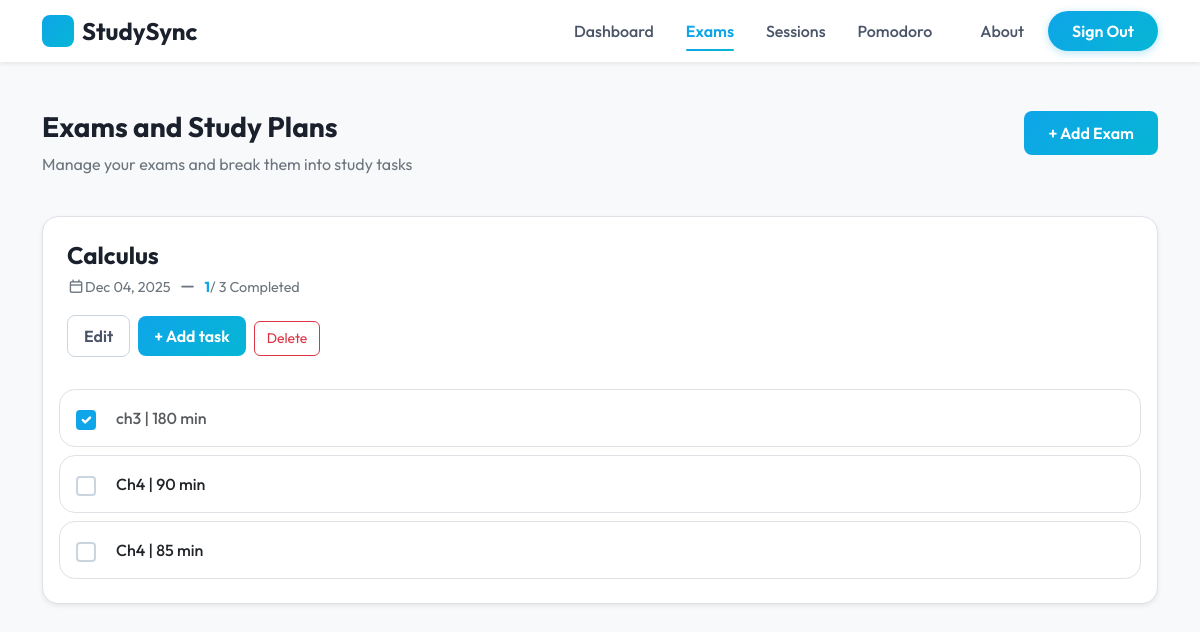
The page /exams_page (signed in) on the database its author committed.
### my_app/models.py (models this page shows, shortened)
class Exam(models.Model):
    user_id = models.ForeignKey(User, related_name='exams', on_delete=models.CASCADE)
    title = models.CharField(max_length=45)
    exam_date = models.DateField()
    created_at = models.DateTimeField(auto_now_add=True)
    updated_at = models.DateTimeField(auto_now=True)
    objects = ExamManager()
    def task_count(self):
        return self.exam_tasks.count()
    def done_task_count(self):
        return self.exam_tasks.filter(completed=True).count()

class Task(models.Model):
    user_id = models.ForeignKey(User, related_name='user_tasks', on_delete=models.CASCADE)
    exam_id = models.ForeignKey(Exam, related_name='exam_tasks', on_delete=models.CASCADE)
    title = models.CharField(max_length=45)
    priority = models.IntegerField(default=1)
    estimated_minutes = models.IntegerField(default=0)
    completed = models.BooleanField(default=False)
    created_at = models.DateTimeField(auto_now_add=True)
    updated_at = models.DateTimeField(auto_now=True)

### my_app/views.py (the view)
# urls.py: path('exams_page', views.exams_page),
def exams_page(request):
    if not request.session.get('is_logged'):
        return render(request,'not_found.html')
    user = models.get_user_by_id(request.session['user_id'])
    user_id = user.id
    context = {
        'userId'  : user_id,
        'exams'  : models.get_all_exams_for_user(user),
    }
    return render(request, 'exam.html', context)

### my_app/models.py (called while the page is built)
def get_user_by_id(id):
    return User.objects.get(id=id)

def get_all_exams_for_user(user):
    return Exam.objects.filter(user_id=user).order_by('exam_date')

### my_app/templates/exam.html (shortened to what this page needs)
<!DOCTYPE html>
<html lang="en">
<head>
    {% load static %}
    <link href="https://cdn.jsdelivr.net/npm/bootstrap@5.3.8/dist/css/bootstrap.min.css" rel="stylesheet"
>
    <link rel="stylesheet" href="https://cdnjs.cloudflare.com/ajax/libs/font-awesome/7.0.1/css/all.min.css">
    <link rel="stylesheet" href="{% static 'css/exam.css' %}">
    <link rel="stylesheet" href="{% static 'css/nav.css' %}">
</head>
<body>
    <nav class="navbar navbar-expand-lg navbar-light bg-white sticky-top shadow-sm">
        <div class="container">
            <a class="navbar-brand fw-bold d-flex align-items-center gap-2" href="/">
                <div class="logo-icon"></div>
                StudySync
            </a>
            <div class="collapse navbar-collapse" id="navbarNav">
                <ul class="navbar-nav ms-auto align-items-center">
                    {% if request.session.is_logged %}
                    <li class="nav-item">
                        <a class="nav-link" href="/dashboard">Dashboard</a>
                    </li>
                    <li class="nav-item">
                        <a class="nav-link active" href="/exams_page">Exams</a>
                    </li>
                    <li class="nav-item">
                        <a class="nav-link" href="/sessions_page">Sessions</a>
                    </li>
                    <li class="nav-item">
                        <a class="nav-link" href="/pomodoro_page">Pomodoro</a>
                    </li>
                    <li class="nav-item ms-lg-3">
                        <a class="nav-link" href="/about">About</a>
                    </li>
                    <li class="nav-item ms-lg-2">
                        <a class="btn btn-signout" href="/signout">Sign Out</a>
                    </li>
                    {% endif %}
                </ul>
            </div>
        </div>
    </nav>
    <div class="container pt-5">
        <div class="d-flex justify-content-between align-items-baseline">
            <div>
                <h1 class="fs-3 fw-bold mb-2">Exams and Study Plans</h1>
                <p class="text-secondary">Manage your exams and break them into study tasks</p>
            </div>
            <div class="ms-auto">
                <button type="button" class="btn exam-btn" data-bs-toggle="modal" data-bs-target="#postExamModal">
                    + Add Exam
                </button>
            </div>
        </div>
        {% for exam in exams %}
        <div class="exam-card border rounded-4 shadow-sm bg-white my-4 pb-3">
            <div class="p-4 d-flex justify-content-between align-items-center">
                <div>
                    <h3>{{ exam.title }}</h3>
                    <div class="d-flex align-items-baseline gap-2 text-secondary">
                        <p><i class="fa-regular fa-calendar"></i>{{ exam.exam_date|date:'M d, Y' }}</p>
                        <i class="fa-solid fa-minus"></i>
                        <p><span class="completed-count">{{ exam.done_task_count }}</span>/
                            {{ exam.task_count }} Completed</p>
                    </div>
                    <div class="d-flex justify-content-between align-items-center">
                        <button type="button" class="btn edit me-2" data-bs-toggle="modal"
                            data-bs-target="#updateExamModal_{{ exam.id }}">
                            Edit
                        </button>
                        <button type="button" class="btn task" data-bs-toggle="modal"
                            data-bs-target="#task_modal_{{ exam.id }}">
                            + Add task
                        </button>
                        <form action="/delete_exam" method="post">
                            <button class="text-danger mx-2 btn trash-btn btn-outline-danger">Delete</button>
                        </form>
                    </div>
                </div>
            </div>
            {% for task in exam.exam_tasks.all %}
            <div class="position-relative my-2 task-row">
                <form action="/check_task" method="post" class="task-check-form">
                    <div class="border task-check d-flex align-items-center justify-content-start mx-3 rounded-4">
                        <input class="form-check-input task-check-input" type="checkbox" name="{{ task.title }}" {% if task.completed %} checked {% endif %}>
                        <p class="mb-0 ms-2 fw-medium {% if task.completed %}text-muted{% endif %}">
                            {{ task.title }} | {{ task.estimated_minutes }} min</p>
                    </div>
                </form>
            </div>
            {% endfor %}
        </div>
        {% endfor %}
    </div>
</body>
</html>

### my_app/static/css/exam.css (style rules this page uses)
.container h1 { color: #1a202c; }
.exam-btn { background: linear-gradient(135deg, #0ea5e9 0%, #06b6d4 100%); color: white; border: none; padding: 0.625rem 1.5rem; border-radius: 8px; font-weight: 600; transition: all 0.3s ease; }
.exam-card { transition: all 0.3s ease; }
.exam-card h3 { color: #1a202c; font-size: 1.5rem; font-weight: 700; margin-bottom: 0.5rem; }
.exam-card .text-secondary { font-size: 0.9rem; }
.exam-card .completed-count { font-weight: 700; color: #0ea5e9; }
.btn.edit { background: white; color: #4a5568; border: 1px solid #cbd5e0; padding: 0.5rem 1rem; border-radius: 8px; font-weight: 600; transition: all 0.3s ease; }
.btn.task { background: linear-gradient(135deg, #0ea5e9 0%, #06b6d4 100%); color: white; border: none; padding: 0.5rem 1rem; border-radius: 8px; font-weight: 600; transition: all 0.3s ease; }
.trash-btn { transition: all 0.3s ease; }
.task-row { position: relative; transition: all 0.3s ease; }
.task-check { background: white; padding: 1rem; transition: all 0.3s ease; }
.task-check-input { width: 20px; height: 20px; cursor: pointer; border: 2px solid #cbd5e0; margin-right: 0.75rem; }
.task-check-input:checked { background-color: #0ea5e9; border-color: #0ea5e9; }
.text-danger { font-size: 0.875rem; margin-top: 0.25rem; }

### my_app/static/css/nav.css (style rules this page uses)
* { font-family: 'Outfit', sans-serif; }
body { background-color: #f8f9fa; }
.logo-icon { width: 32px; height: 32px; background: linear-gradient(135deg, #0ea5e9 0%, #06b6d4 100%); border-radius: 8px; display: flex; align-items: center; justify-content: center; }
.navbar-brand { font-size: 1.5rem; color: #1a202c !important; font-weight: 700; }
.nav-link { color: #4a5568 !important; font-weight: 500; padding: 0.5rem 1rem !important; transition: all 0.3s ease; position: relative; }
.nav-link.active { color: #0ea5e9 !important; font-weight: 600; }
.nav-link.active::after { content: ''; position: absolute; bottom: 0; left: 1rem; right: 1rem; height: 2px; background: linear-gradient(90deg, #0ea5e9 0%, #06b6d4 100%); border-radius: 2px; }
.btn-signout { background: linear-gradient(135deg, #0ea5e9 0%, #06b6d4 100%); color: white !important; border: none; padding: 0.5rem 1.5rem; border-radius: 50px; font-weight: 600; transition: all 0.3s ease; box-shadow: 0 2px 8px rgba(14, 165, 233, 0.3); }
.navbar { box-shadow: 0 2px 10px rgba(0, 0, 0, 0.05); }

### rows shown on the page
Exam: title "Calculus", exam_date "Dec 04, 2025", done_task_count "1", task_count "3"
Task: completed "☑", title "ch3", estimated_minutes "180"
Task: title "Ch4", estimated_minutes "90"
Task: title "Ch4", estimated_minutes "85"
